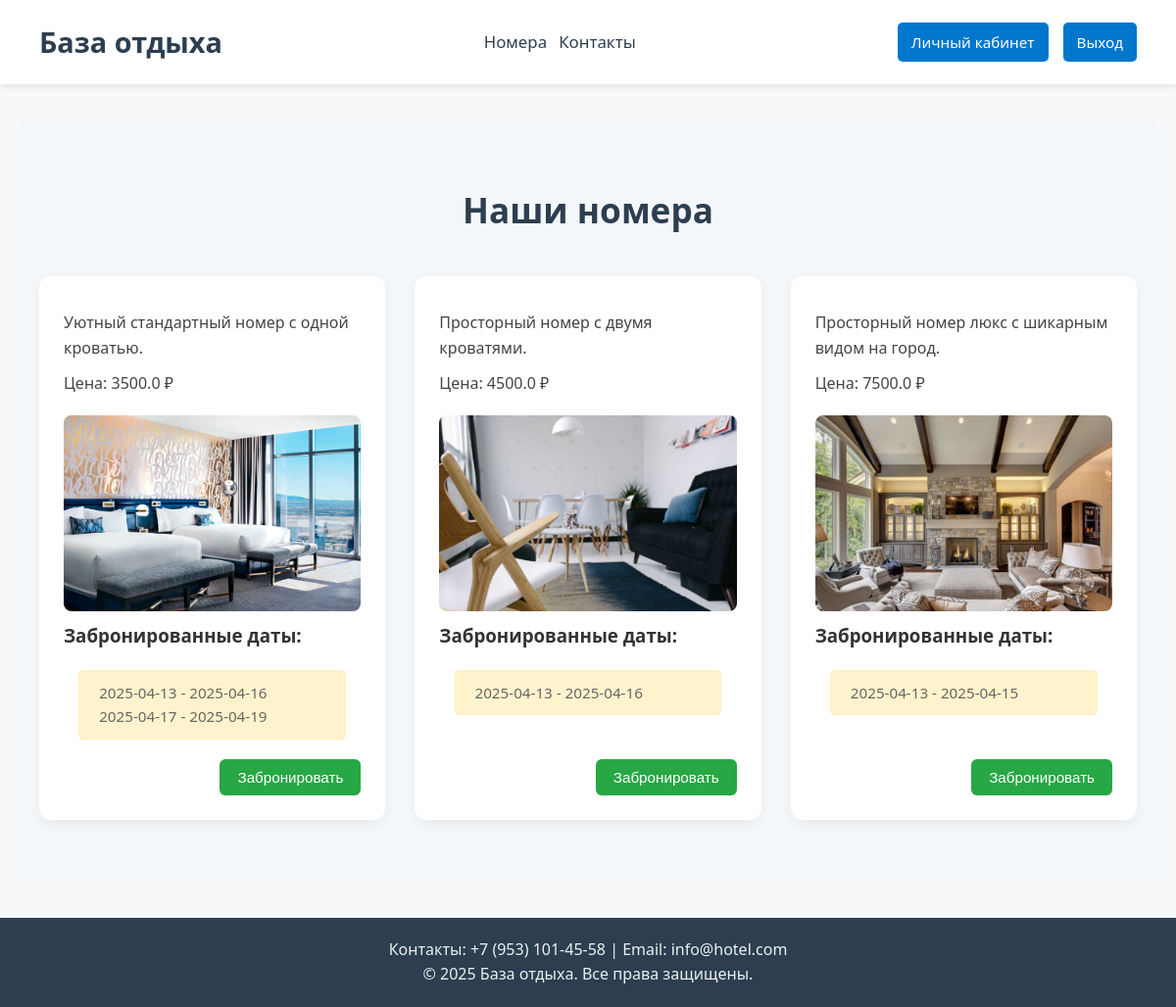
Screenshot of /rooms (signed in) with the database file from the repository.
### app.py (models this page shows)
class Room(db.Model):
    id = db.Column(db.Integer, primary_key=True)
    room_name = db.Column(db.String(100), nullable=False)
    description = db.Column(db.Text, nullable=False)
    price = db.Column(db.Float, nullable=False)
    image = db.Column(db.String(255), nullable=False)
    is_booked = db.Column(db.Boolean, default=False)

class Booking(db.Model):
    id = db.Column(db.Integer, primary_key=True)
    user_id = db.Column(db.Integer, db.ForeignKey('user.id'), nullable=False)
    room_id = db.Column(db.Integer, db.ForeignKey('room.id'), nullable=False)
    start_date = db.Column(db.DateTime, nullable=False)
    end_date = db.Column(db.DateTime, nullable=False)
    total_amount = db.Column(db.Float, nullable=False)
    user = db.relationship('User', backref='bookings', lazy=True)
    room = db.relationship('Room', backref='bookings', lazy=True)

### app.py (the view)
@app.route('/rooms')
@login_required
def rooms():
    rooms = Room.query.all()
    room_data = []
    for room in rooms:
        bookings = Booking.query.filter_by(room_id=room.id).all()
        booked_dates = [(booking.start_date, booking.end_date) for booking in bookings]
        room_data.append({
            'room': room,
            'booked_dates': booked_dates
        })
    return render_template('rooms.html', rooms=room_data, role=session.get("role"))

### app.py (called while the page is built)
@login_manager.user_loader
def load_user(user_id):
    return User.query.get(int(user_id))

### templates/rooms.html (shortened to what this page needs)
{% extends "base.html" %}
{% block content %}
<link rel="stylesheet" href="/static/styles/rooms_styles.css">
<section class="room-list">
    <h1>Наши номера</h1>
    <div class="rooms-container">
        {% for room_info in rooms %}
            <div class="room">
                <p>{{ room_info.room.description }}</p>
                <p>Цена: {{ room_info.room.price }} ₽</p>
                <img src="{{ url_for('static', filename=room_info.room.image) }}" alt="{{ room_info.room.name }}">
                {% if room_info.booked_dates %}
                    <h3>Забронированные даты:</h3>
                    <ul>
                        {% for start_date, end_date in room_info.booked_dates %}
                            <li>{{ start_date.strftime('%Y-%m-%d') }} - {{ end_date.strftime('%Y-%m-%d') }}</li>
                        {% endfor %}
                    </ul>
                {% else %}
                    <p>Свободно</p>
                {% endif %}
                <form action="{{ url_for('book_room', room_id=room_info.room.id) }}">
                    <button type="submit">Забронировать</button>
                </form>
            </div>
        {% endfor %}
    </div>
</section>
{% endblock %}

### templates/base.html (shortened to what this page needs)
<!DOCTYPE html>
<html lang="ru">
<head>
    <link rel="stylesheet" href="/static/styles/base_styles.css">
</head>
<body>
    <header>
        <div class="logo"><a href="/">База отдыха</a></div>
        <nav>
                <a href="/rooms">Номера</a>
                <a href="#footer">Контакты</a>
        </nav>
        <div class="auth-buttons">
            {% if role == "user" %}
                <a href="/profile" class="btn-small">Личный кабинет</a>
                <a href="/logout" class="btn-small">Выход</a>
            {% elif role == "admin" %}
                <a href="/profile" class="btn-small">Личный кабинет</a>
                <a href="/admin" class="btn-small">Админ-панель</a>
                <a href="/logout" class="btn-small">Выход</a>
            {% else %}
                <a href="/register" class="btn-small">Регистрация</a>
                <a href="/login" class="btn-small">Вход</a>
            {% endif %}
        </div>
    </header>
    <main>
        {% block content %}
        {% endblock %}
    </main>
    <footer id="footer">
        <p>Контакты: +7 (953) 101-45-58 | Email: info@hotel.com</p>
        <p>&copy; 2025 База отдыха. Все права защищены.</p>
    </footer>
</body>
</html>

### static/styles/base_styles.css (style rules this page uses)
* { margin: 0; padding: 0; box-sizing: border-box; }
body { font-family: 'Segoe UI', Tahoma, Geneva, Verdana, sans-serif; background-color: #f7f8fa; color: #333; line-height: 1.6; display: flex; flex-direction: column; min-height: 100vh; }
ul { list-style: none; margin: 10px auto; padding: 10px; width: 90%; max-width: 600px; background-color: #fff3cd; border: 1px solid #ffeeba; border-radius: 5px; color: #856404; }
header { background-color: #ffffff; padding: 20px 40px; box-shadow: 0 2px 8px rgba(0, 0, 0, 0.1); display: flex; justify-content: space-between; align-items: center; position: sticky; top: 0; z-index: 1000; }
.logo a { text-decoration: none; font-size: 1.8rem; font-weight: bold; color: #2c3e50; }
nav a { display: inline-block; padding: 6px 4px; font-size: 1.05rem; text-decoration: none; color: #2c3e50; font-weight: 500; transition: color 0.2s ease; white-space: nowrap; }
.auth-buttons { display: flex; gap: 15px; }
.btn-small { background-color: #0077cc; color: white; padding: 8px 14px; border: none; border-radius: 5px; text-decoration: none; font-size: 0.95rem; transition: background-color 0.3s ease; }
main { flex: 1; padding: 40px 20px; max-width: 1200px; margin: 0 auto; }
footer { background-color: #2c3e50; color: #ecf0f1; text-align: center; padding: 20px; margin-top: auto; }
nav a { background-color: transparent; }

### static/styles/rooms_styles.css (style rules this page uses)
.room-list { padding: 60px 20px; background-color: #f4f7fa; text-align: center; }
.room-list h1 { font-size: 2.2rem; color: #2c3e50; margin-bottom: 40px; }
.rooms-container { display: grid; grid-template-columns: repeat(auto-fit, minmax(300px, 1fr)); gap: 30px; max-width: 1200px; margin: 0 auto; }
.room { background-color: #ffffff; border-radius: 12px; box-shadow: 0 4px 12px rgba(0, 0, 0, 0.05); padding: 25px; text-align: left; display: flex; flex-direction: column; gap: 10px; transition: transform 0.3s ease, box-shadow 0.3s ease; }
.room p { font-size: 1rem; color: #444; }
.room img { width: 100%; height: 200px; object-fit: cover; border-radius: 8px; margin-top: 10px; }
.room ul { padding-left: 20px; margin-top: 10px; }
.room li { font-size: 0.95rem; color: #666; }
.room form { margin-top: auto; text-align: right; }
.room button { background-color: #28a745; color: white; border: none; padding: 10px 18px; border-radius: 6px; font-size: 0.95rem; cursor: pointer; transition: background-color 0.3s ease; }

### rows the page displays
Room: room.description "Уютный стандартный номер с одной кроватью.", room.price "3500.0", image (picture)
Booking: strftime "2025-04-13", strftime "2025-04-16"
Booking: strftime "2025-04-17", strftime "2025-04-19"
Room: room.description "Просторный номер с двумя кроватями.", room.price "4500.0", image (picture)
Booking: strftime "2025-04-13", strftime "2025-04-16"
Room: room.description "Просторный номер люкс с шикарным видом на город.", room.price "7500.0", image (picture)
Booking: strftime "2025-04-13", strftime "2025-04-15"
